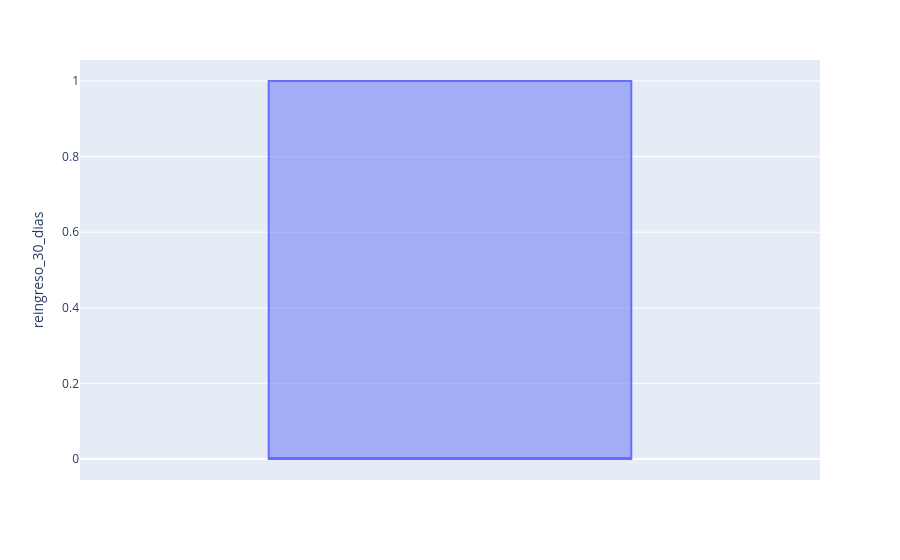

The notebook cell this image was saved under:
### Code cell
import plotly.express as px

fig = px.box(
    df, 
    y = 'reingreso_30_dias'
)

fig.show()

### Figure 1 — Plotly figure (JSON) as saved in the notebook; plotly's stock layout.template omitted (floating-point values rounded to 4 significant figures)
{"data": [{"alignmentgroup": "True", "hovertemplate": "reingreso_30_dias=%{y}<extra></extra>", "legendgroup": "", "marker": {"color": "#636efa"}, "name": "", "notched": false, "offsetgroup": "", "orientation": "v", "showlegend": false, "type": "box", "x0": " ", "xaxis": "x", "y": [0, 0, 0, 1, 1, 1, 0, 1, 0, 0, 0, 0, 0, 0, 1, 0, 0, 0, 1, 0, 0, 0, 1, 1, 0, 0, 0, 1, 1, 1], "y0": " ", "yaxis": "y"}], "layout": {"boxmode": "group", "legend": {"tracegroupgap": 0}, "margin": {"t": 60}, "xaxis": {"anchor": "y", "domain": [0, 1]}, "yaxis": {"anchor": "x", "domain": [0, 1], "title": {"text": "reingreso_30_dias"}}}}
